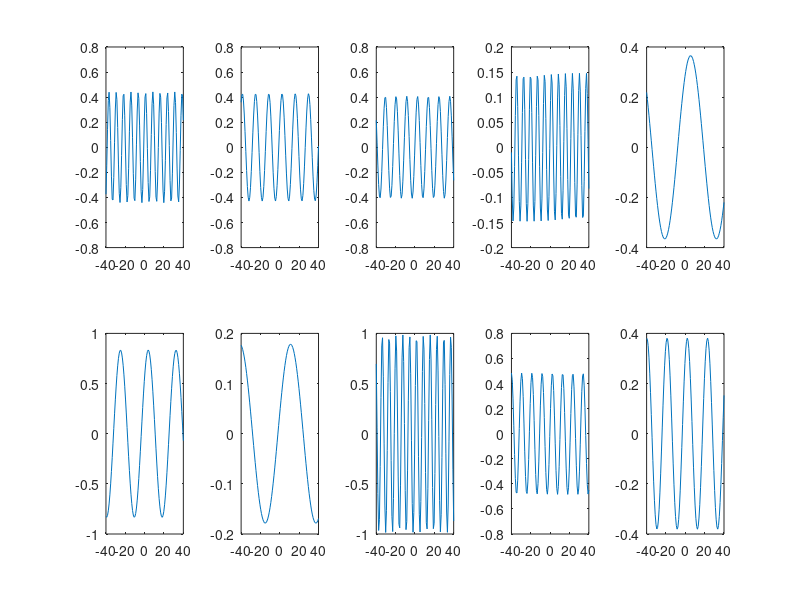
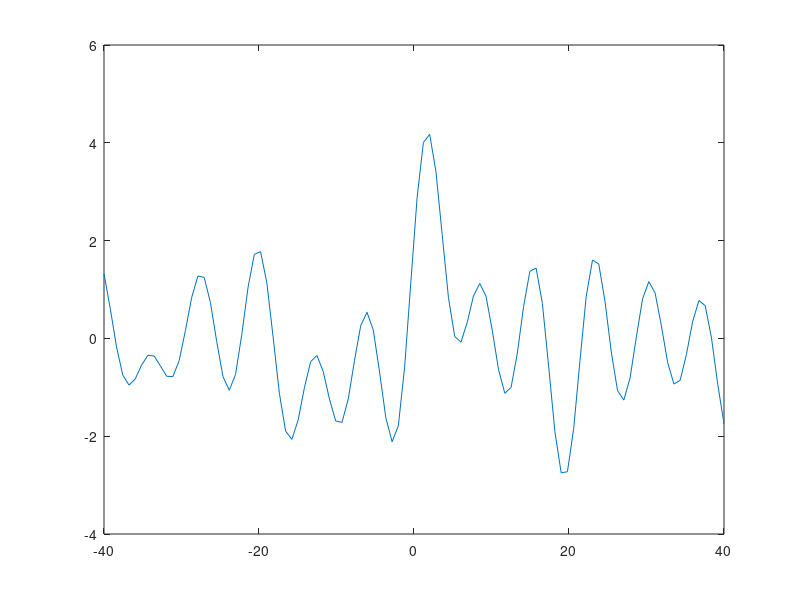

Reproduce these figures in MATLAB, in order.
clc, clearvars

figure;
list = zeros(1,100);

angularFrequency = rand(1,10);
phaseShift = rand(1,10);
amplitude = rand(1,10);

for i = 1:10
    x=linspace(-40,40);
    y=sin((angularFrequency(i)* x) +  phaseShift(i)) * amplitude(i);
    subplot(2,5,i);
    plot(x,y);
    list(1,:) = list(1,:) + y;
end
figure;
x = linspace(-40,40);
plot(x,list);
